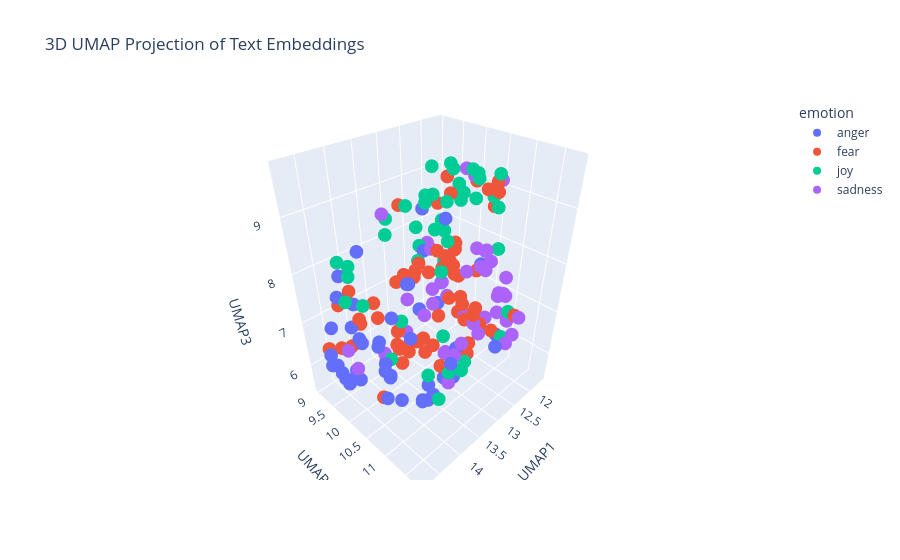

The cell this chart's notebook holds for it:
### Code cell
fig_3d = px.scatter_3d(
    df_plot_3d,
    x='UMAP1',
    y='UMAP2',
    z='UMAP3',
    color='emotion',          
    hover_data=['text', 'intensity'], 
    title='3D UMAP Projection of Text Embeddings'
)
fig_3d.show()

### Figure 1 — Plotly figure (JSON) as saved in the notebook; plotly's stock layout.template omitted (floating-point values rounded to 4 significant figures)
{"data": [{"customdata": [["Are you lost in the fury, fearing that you'll fail?", 0.354], ["Why a puerto Rican with Taino hair and a black nose gotta ruffle your targeted feathers?", 0.5], ["be strong, independant and practical. stop living in your world of fantasy. snap out of it. the faster u get used to the reality, the better", 0.255], ["@Deadspin @jrzy_boy This is about him being left off because they wanted to play a heavier game. We needed his offense tho. Amongst others.", 0.542], ["@cxmbeferre so you WOULDNT date me????? #offended", 0.494], ["@brendancoots where's your outrage that your party nominated a lying, corrupt person? And received donations from nations who support terror", 0.766], ["Nick said he's territorial and he'll growl if someone gets too close to me #hesananimal", 0.458], ["snap music kept me from running into traffic 2005-2007.", 0.333], [".@RepDelBene: 'Today's proceedings and the entire process is an insult to our constituents.'", 0.593], ["Before revenge you feel good after revenge you feel worse 💯 @HillaryClinton", 0.458], ["Ok but I just got called a 'White Devil' on the train and I didnt know whether to laugh or be offended", 0.484], ["so ef whichever butt wipe pulled the fire alarm in davis bc I was sound asleep #pissed  #upset #tired #sad #tired #hangry ######", 0.771], ["Are belittling kitty straight a service? provoke lift aboard!: Wycelv", 0.458], ["Colors of the leaves are- changing.  Heatwaves in LA still- raging.  Lattes made in batches. Visit pumpkin patches. #FallSongs", 0.271], ["What terrible thing to see and have no vision-\\n\\nHelen Keller-\\n\\n-Begin with the end in mind-\\n\\nStephen Covey-\\n\\n#whereareugoing #relentless", 0.396], ["@lydss_xx @tharealversace @fatbellybella fuckin luv incense, this is me as fuck 😂", 0.479], ["@MHChat sadness with resentment is the past, sadness with fear is the future. try to live in the now #MHchat", 0.172], ["@politico @realDonaldTrump another angry white man!", 0.708], ["It takes a man to suffer ignorance and smile. Be yourself, no matter what they say. #sting", 0.25], ["If you be #angry, which may be the case, &amp; which may be unavoidable, see that the sudden excitement does not become sin. #AlbertBarnes", 0.583], ["@UltimateBoxer My heart because you left me for so long again\\n\\n*slight pout but it turned to a smile*\\n\\nheheh just kidding, no I'm fine-", 0.458], ["@Sophiejulia @CalebAtChipotle @calebpressleyxo relentless pipe thirst #sheltered", 0.438], ["I'm about to block everyone everywhere posting about the storm. I think everyone is aware of the damn rain and what not so quit. #damn #rage", 0.708], ["@SiobhanSynnot  Oh, good God. Quentin Letts is doing one of his 'comedy' turns. #angry @bbcthisweek @afneil #BBCTW", 0.5], ["Prayers &amp; Protection to our brothers and sisters fighting in #Charlotte  #against #machines", 0.189], ["@The_Boxing_Hub #klitschko @Klitschko over fury any day #boxing", 0.312], ["As usual disappointing #offense by @HoustonTexans ...#Texans", 0.458], ["That grudge you're holding keeps making an appearance because #God wants you to deal with it.", 0.5], ["@AllegedLowbrow It's 'Eye-for-Eye'. Indian Army never forgives, Never Forgets. They always take revenge, Pakistan breaks laws, I.A follows", 0.562], ["#welfarereform should not be a 'model' for .", 0.417], ["I'm girly in the sense that I always have lashes &amp; nails done but tomboy in the sense that black is my only color &amp; refuse the ruffle life", 0.146], ["Can't believe I've only got 2 days off left 🙄 #backtoreality #raging", 0.625], ["@JuliaHB1 Bloody right #fume", 0.5], ["@evanareteos :)) im now writing abt the changing face of sex industry in tr :))) now men will talk to me then! #revenge", 0.479], ["Who knew softballs could sting so bad? Jimmy Fallon has been under a lot of heat for his &amp;ldquo;softball&amp;rdquo; Donald Trump interview", 0.414], ["What the fuck am I supposed to do with no lunch, no dinner, no money and I'm off to work  #hangry #day5", 0.729], ["@MannyM83 @DareToReagan oh yeah. I HATE the air raid and I don't like the Oregon/Baylor offense and I'm not a fan of the ole miss one either", 0.468], ["Kik me I want to swap pics I will post on my account anonymously if you wish Kik: vsvplou #Kik #kikme  #nudes #tits #snapchat", 0.188], ["@IllinoisLoyalty that Rutgers game was an abomination. An affront to God and man. We must never speak of it again.", 0.562], ["Everybody talking about 'the first day of fall' but summer '16 is never gonna die #revenge @Drake", 0.417], ["I hope my hustle don't offend nobody", 0.292], ["Just seeing Alex revells face gets me angry", 0.583], ["I think @Sam_Canaday &amp; @KYLEJDOWSON must actually have to be working like me &amp; @dowson_brady because I havent got any snap chat videos today", 0.25], ["@huwellwell One chosen by the CLP members! MP seats are not for people to dole out to their mates, we elect candidates. ", 0.438], ["Ananya just grabbed a bible, opened it, started reading, and then said 'where do they talk about burning people?'", 0.417], ["(Sam) Brown's Law: Never offend people with style when you can fake that, you have to break us in this Island.", 0.333], ["Kik to trade, have fun or a conversation  (kik: youraffair) #kik #kikme #messageme #textme #pics #trade #tradepics #dm  #bored", 0.241], ["@DxfyingGrxvity - frustration, looking up at Elphaba in a frown of aggravation. Her high pitched voice was growing more and more --", 0.604]], "hovertemplate": "emotion=anger<br>UMAP1=%{x}<br>UMAP2=%{y}<br>UMAP3=%{z}<br>text=%{customdata[0]}<br>intensity=%{customdata[1]}<extra></extra>", "legendgroup": "anger", "marker": {"color": "#636efa", "symbol": "circle"}, "mode": "markers", "name": "anger", "scene": "scene", "showlegend": true, "type": "scatter3d", "x": [12.32, 14.64, 13.74, 14.22, 14.57, 14.67, 14.03, 12.3, 14.61, 14.08, 14.56, 13.01, 14.29, 12.88, 12.43, 13.84, 12.3, 14.75, 13.99, 14.26, 13.63, 12.97, 13.48, 14.77, 13.01, 14.62, 14.16, 14.04, 14.55, 14.34, 14.04, 13.01, 14.77, 14.39, 14.41, 12.9, 14.1, 13.35, 14.01, 14.04, 14.47, 14.8, 13.12, 14.66, 14.31, 14.56, 13.37, 14.22], "y": [9.77, 10.24, 11.45, 10.31, 10.2, 9.632, 9.253, 10.69, 9.619, 11.19, 9.931, 10.53, 9.299, 11.56, 9.786, 10.07, 11.15, 9.48, 11.58, 11.24, 11.08, 9.942, 10.58, 9.511, 9.878, 10.12, 10.2, 11.27, 10.73, 9.568, 10.76, 10.77, 9.988, 10.89, 9.018, 10.68, 10.26, 9.976, 10.15, 11.01, 10.52, 9.733, 10.12, 9.824, 9.191, 10.61, 9.949, 9.8], "z": [7.01, 7.297, 7.307, 6.509, 7.139, 6.137, 7.115, 7.83, 5.944, 6.206, 7.296, 5.457, 7.855, 6.852, 6.586, 7.152, 6.514, 6.519, 7.234, 6.393, 9.302, 8.844, 5.641, 6.305, 6.795, 6.29, 6.221, 6.37, 6.255, 5.92, 7.249, 5.675, 6.208, 6.219, 6.649, 5.522, 6.058, 7.572, 5.96, 5.993, 7.296, 6.48, 8.196, 6.075, 7.38, 7.317, 7.566, 8.501]}, {"customdata": [["I want to slide into the dms but im too fucking shy #shy", 0.667], ["@LakersTakeover it ain't that serious. #HOUvsNE  #igotbetterthingstodotonightthandie", 0.229], ["in my dream....They were trying to steal my kidney!!! #nightmare #blackmarket #whydidiwatchthat", 0.792], ["Don't #worry if you're not the best , if you are doing something you #love , you're heading in right direction ...", 0.104], ["@officialShaky 'Operation Echoes' is gathering momentum ... #tense #nervous #feelsick #excited", 0.875], ["Jimmy Carr makes me want to cry and cry *shiver* ", 0.792], ["Recording some more #FNAF and had to FaceTime my mum to let her know I was okay after I let out a high pitched scream 😂  #suchagirl", 0.458], ["@excalibater I'm very shy irl and lately I feel like everyone's doing their own thing and I don't fit in anywhere and I feel lonely :(", 0.771], ["339:709 A local habitation and a name.\\nSuch tricks hath strong imagination,\\nThat, if it would but apprehend some joy,\\n#AMNDBots", 0.396], ["@JoeFahezy I could of told you that one lmfao 😂 Then old niggas get wasted and start fucking around", 0.2], ["@iSmashFizzle that's me all the time. I carry ginger candy, peppermint oil and sea-bands at all times ", 0.354], ["@missmeliss465 @WellWeds @siggyflicker @whispernghope @mcrichard awe I feel so bad being naive ou is the worst", 0.688], ["@DiscordianKitty He has charisma? I guess, if you like people who looked coked out and speak as if they're a school bully?", 0.458], ["@LonelyGoomba UK cops have an issue fearing intervention. Hence situations like Rotherham. So of course it'll be dwarfed by US cops.", 0.562], ["when people hit on me i try to shake them off by talking about how i hide from communism", 0.604], ["i had a hard time falling a sleep and woke up several times because i was afraid of bugs crawling on me and i ended up waking up with a bite", 0.854], ["ugh!! this is the worst!! i didn't read at all this whole first month of school and i have a unit test on friday!!! awe man!!", 0.646], ["#GADOT please put a left turn signal at Williams and Ivan Allen Jr Blvd. This is absolutely ridiculous #ATLtraffic ", 0.424], ["I'm afraid she's the goat you libeling people?  #goat #libeling", 0.562], ["My interview went well today, I can't wait to find out what happens.  #excited #interview #jobinterview", 0.292], ["@dfkm1970 @tomddumba the struggle is real. Whoa! I worry for the younger generation 💔", 0.66], ["Some questions you get on Twitter make you want to despair. We've been so battered. We complain but aren't convinced things could be better.", 0.66], ["@tannerfox awe cnt wait to see", 0.16], ["induction day tomorrow for pizza express ", 0.275], ["@astockeyWTAE @SonniAbatta she is terrific at her job, where is she headed-- I missed that?", 0.292], ["I thought the nausea and headaches had passed but lol I feel awful today", 0.729], ["Howl at the moon with @HorrorSociety at @FatCatChicago next Wednesday the 28th for a FREE double feature of SILVER BULLET and CURSED ", 0.333], ["@BartholomewD It's -terrible-! We're going to the local fish/chip place in Kirribilli ", 0.354], ["@97_aleix having a terrific game and not at all fazed #MCFC", 0.292], ["@coopah Worst than going to the morgue to do a positive ID. #horrible Reuters", 0.688], ["@Montel_Williams If this ban goes through, it will harm so many people, disabled veterans, people who have #chronicpain, #anxiety #iamkratom", 0.845], ["@williamcontrol just preordered The Pale EP... Would have paid for the phone call... But I would have freaked out and not said anything #shy", 0.625], ["It's a good day at work when you get to shake Jim Lehrer's hand. Thanks, @keratx! Still kicking myself for being to shy to hug @mcuban.", 0.208], ["Feeling like I've had the worst night of sleep ever - not great before the #London to #Brighton #cycle ride for @DMTFYP 🚴100k ?", 0.833], ["@Meruna_  as a musician, I can tell you that more people get discouraged when learning because of shitty instruments than anything else.", 0.396], ["@TeaPartyOrg Hes right when the Civil war starts it will be wall to wall terrorism and i don't fancy the Muzzy's chances", 0.66], ["Research has determined 70% of #laughter is actually #anxiety.", 0.479], ["@CBSThisMorning @newsgirl123456 again, profiling DOESN'T discourage (September 20, 2016; 18:41 EDT)  #TRUMP #FAIL", 0.375], ["@Burnt_Out_Darth @theaterofscifi thanks. ", 0.22], ["Heard of panic! At the disco? How about Kach-ing! at the ATM", 0.438], ["mmmm i'm kinda sad i hope i can shake this before school", 0.616], ["Life long fear of havin a shit and a spider crawls up ya bum", 0.854], ["That last minute was like watching a horror show #GBBO 😥", 0.5], ["Bitch worry about me more than I worry about myself 🙄😩", 0.542], ["Don't be so shy #nl", 0.229], ["omg i just heard my dads alarm go off have i really been up all this time", 0.479], ["India wants to #shake #hands with # pakistan ..... but as usual pakistan #cheat with every #indian \\n\\n..........shameless pakistan", 0.458], ["One more step in long work #visa process is over. Relief. Onto next step. #expat #restless", 0.458], ["The radio just told me Lady GaGa is going country, which is like if the Beatles decided to do opera singing for their final albums ", 0.246], ["@CBSThisMorning @newsgirl123456 again, profiling DOESN'T discourage (September 20, 2016; 18:41 EDT) #terror #TRUMP #FAIL", 0.667], ["@rkuuleiq Fear is best/beast product of God/s. :) #aTheism #theism #biBle #afraid #christianity #hell #heaven #purgatory #psychology #jesus", 0.417], ["@madhav_pastey moral of the story, never check mails in the night. PS. Most notices have nothing much to worry about. @ashwinikn", 0.354], ["@spencer0415 awe, I love you kid!!", 0.06], ["@AaliyahLove69 I would be intimidated but I would like to think I would have manned up and helped.", 0.417], ["Bout ta get my @dontbreathe on up in here! @WarrenTheaters #nervous #icantholdmybreaththatlong", 0.688], ["Watching It Follows.  This is a super freaky movie.  #scary", 0.708], ["@CNNPolitics I can't wait to hear what he had to say about the brilliant Dr. Hawking... it should be rich... In the poorest of taste! ", 0.246], ["Another fun fact: i am afraid", 0.667], ["Tweeting from the sporadic wifi on the tube ", 0.292], ["At school, my classmate is with me at music class and he sang Hallelujah like, god, with my friend we were breathless.", 0.22], ["Trying to book holiday flights on @britishairways website is becoming a ", 0.312], ["@ccrago It was dreadful, even after he met the Catfish he still thought it was her!", 0.5], ["Came in to work today 1.5 hours late.1st thing I hear: 'Ma'am,the big boss has been waiting for you in his office.' #panic #hateBeingLate 😩😪", 0.896], ["He called me fat, so I pushed him into the lockers then he threaten to sue me' 😂", 0.479]], "hovertemplate": "emotion=fear<br>UMAP1=%{x}<br>UMAP2=%{y}<br>UMAP3=%{z}<br>text=%{customdata[0]}<br>intensity=%{customdata[1]}<extra></extra>", "legendgroup": "fear", "marker": {"color": "#EF553B", "symbol": "circle"}, "mode": "markers", "name": "fear", "scene": "scene", "showlegend": true, "type": "scatter3d", "x": [12.71, 13.96, 11.94, 13.44, 12.09, 12.36, 12.01, 12.45, 13.76, 13.73, 12.4, 13.05, 14.35, 13.47, 14.5, 11.73, 12.54, 13.36, 13.96, 12.31, 12.7, 13.36, 12.85, 11.98, 13.36, 12.32, 11.62, 13.03, 12.3, 13.37, 12.12, 12.8, 12.36, 11.97, 13.31, 13.83, 11.79, 14.31, 12.31, 12.33, 12.43, 11.89, 11.73, 13.66, 12.84, 11.82, 14.53, 12.28, 12.56, 14.15, 12.09, 13.3, 13.52, 12.95, 11.68, 11.7, 14.62, 11.95, 13.27, 13.65, 13.25, 12.93, 12.25, 14.05], "y": [9.412, 10.62, 9.903, 11.49, 9.761, 10.68, 9.58, 10.87, 10.68, 10.1, 10.28, 10.27, 9.264, 9.083, 10.09, 9.777, 10.69, 9.723, 9.037, 10.95, 10.07, 9.59, 10.18, 10.64, 9.811, 10.78, 9.491, 9.808, 9.852, 9.941, 10.17, 9.227, 10.96, 10.11, 10.73, 9.098, 9.636, 9.105, 10.51, 10.08, 11.12, 9.361, 10.16, 10.7, 9.594, 10.01, 10.59, 10.72, 11.65, 9.229, 9.192, 10.88, 11.06, 9.17, 9.538, 9.539, 9.207, 9.446, 9.516, 10.95, 9.516, 9.886, 10.48, 9.962], "z": [7.147, 6.973, 6.158, 7.793, 7.413, 6.9, 7.396, 6.687, 8.475, 6.833, 7.444, 6.162, 7.268, 6.755, 7.516, 6.37, 5.898, 5.538, 7.249, 9.232, 6.568, 5.945, 8.982, 8.787, 8.99, 6.415, 7.508, 5.956, 9.172, 5.995, 6.59, 7.159, 9.414, 6.077, 6.129, 6.457, 6.899, 6.151, 9.286, 7.543, 6.672, 6.879, 7.193, 6.679, 7.439, 6.086, 6.151, 9.198, 7.384, 6.183, 6.875, 7.718, 9.616, 7.036, 7.408, 7.396, 6.401, 7.032, 6.183, 8.758, 5.71, 6.028, 5.846, 7.216]}, {"customdata": [["The Quarterback' wrecks me every time.. #glee", 0.4], ["I see I'll be hovering over the block button today with much glee.", 0.4], ["— to reveal a broad smile. \\n\\n'Yeah, it's nice.' \\n\\nPursing his lips, he stifled his joyous expression in order —\\n\\n[@AVIATAUBE].", 0.542], ["tfw you're en-route to your future :) !! @HUCJIR i'm coming for ya! #openhouse #futurecantor  #NYCletsgo", 0.56], ["@chenaidavid easy, breezy, beautiful rasta mon", 0.44], ["Watch this amazing live.ly broadcast by @katyy.mae  #musically", 0.5], ["if you ain't watching Sugarboy on Hulu, then you ain't shit. #hilarious hahaha", 0.66], ["Thank you @RachelPlatten for teaching me how to live again. It's been so long since &amp; this ride is about to be exhilarating. I just know it", 0.68], ["Wanted to get him a cake with sparkling candles but he doesn't like cake😒😒. Ruins everything", 0.104], ["@david_garrett Quite saddened.....no US dates, no joyous anticipation of attending a DG concert (since 2014). Happy you are keeping busy.", 0.14], ["@LoisJoanneLane Wagging his tail at the praise, he paused, tilting his head as she took the frisbee from him, letting out a playful -", 0.562], ["Look forward to the detours because they bring delightful surprises. #lifequote #delight", 0.56], ["Unixware skydrive-cokie hearty exactment blame online: HEpHXhO", 0.18], ["@faithstrust @TheeCurrentYear imagine being this stupid for trying to chirp because of some racist prick.", 0.154], ["You know what's great about #GBBO ? Contestants helping each other, cheering each other on. So important.", 0.562], ["- the joyous occasion of laughing at the ostentatious display of disrespect. Bruce just scoffed at the entire scene. This wasn't Batman’s -", 0.5], ["Never make a #decision when you're #angry and never make a #promise when you're #happy. #wisewords", 0.438], ["@elena_yip My random guesses for you! A potential Amelie, Kenneth of 30 Rock (but YA instead of TV) &amp; maybe w/ the optimism of Lara Jean?", 0.36], ["My two older boys were elated, my toddler was terrified. I have pics of his poor little face peeping through the hole in the basket.", 0.38], ["#Talking about our #Problems is our greatest #Addiction#Break the #habitTalk about ur #Joys#quote #optimism #problemsolving #behappy", 0.34], ["@u4uzoma Boss I see you as someone that is jovial and funny. Tho av not met u in person.", 0.5], ["Life izn't about pleasing each others...😕\\n\\n#hell #with #pleasing", 0.146], ["Morning all! Of course it is sunny on this Monday morning to cheerfully welcome us back to work.:)", 0.863], ["@Hank_nsno @RonaldKoeman cheering and clapping I assume", 0.417], ["@morgannbroom yes ❤️❤️ &amp; cheering homecoming game!", 0.78], ["Thank you @twitter for the balloons today. #smile #goodday #48", 0.833], ["@EngrNabeeel then rejoicing now is a lil' bit prematured dont you think🤔🤔🤔", 0.25], ["I feel so blessed to work with the family that I nanny for ❤️ nothing but love &amp; appreciation, makes me smile.", 0.938], ["@PersephoneOD Her cheerful voice echoed through the grand, familiar home, a smile blossoming on my rosy brims, 'Mom.' I reciprocated the --", 0.537], ["Intermit animated^%%%ncaa pittsburgh vs mississippi sprightly shiny bbva level peg varsity football telly scra...", 0.406], ["@dressenn @amerson6562 @RosaTrunk @iam_spl_ @michaelk487 @Silau25 \\nGA🙋 Have a joyful day", 0.68], ["Made my night that @GordonReid91 Reid was included in tonight's hilarity. Some of those points were brilliant. Thanks @andy_murray", 0.812], ["The neighbor dancing in the Clayton Homes commercial is me. ", 0.438], ["Taguchi engineering fashionable hale and hearty little game optimization: MqnAOcU", 0.462], ["Probably the best OT period I've ever seen. Absolutely exhilarating. #WCH2016 #TeamNA", 0.76], ["By the way, I'm wearing the smile you gave me today. \\n#you #me #smile", 0.75], ["Google caffeine-an sprightly lengthening into the corridor re seo: WgJ", 0.2], ["@PhilGlutting Hey There Phil Glutting thank you for following us, it's appreciated :) #smile", 0.76], ["I turn 25 in two weeks. I am so happy. 24 was my darkest year yet. I am elated that I survived", 0.708], ["I hate it when im singing and some idiot thinks they can just join in with me like...this is not fcking glee #MeanRikonaBot", 0.08], ["incredible that anthony weiner has been caught chasing a busty milkmaid across a park at double speed while jaunty music plays", 0.38], ["Heather that was #hilarious! @MsHeatherBates @pattonoswalt @chrishansen #AnthonyWeiner #15gets20 #NYC", 0.812], ["Imagine how sad LA fans are gona be when they get eliminated...Man that's gonna be Nirvana, a religious experience rejoicing in their misery", 0.333], ["If you don't respond to an email within 7 fays, you wifl be killed by an animated gif of the girl from The Ring.", 0.18], ["@DocBellsSwan *peers down at you, eyes crinkling with mirth and affection* I do love ye so, my bonnie Belle.", 0.66]], "hovertemplate": "emotion=joy<br>UMAP1=%{x}<br>UMAP2=%{y}<br>UMAP3=%{z}<br>text=%{customdata[0]}<br>intensity=%{customdata[1]}<extra></extra>", "legendgroup": "joy", "marker": {"color": "#00cc96", "symbol": "circle"}, "mode": "markers", "name": "joy", "scene": "scene", "showlegend": true, "type": "scatter3d", "x": [12.91, 13.35, 13.77, 12.16, 13.34, 12.77, 13.73, 12.48, 13.17, 12.4, 13.77, 12.51, 14.18, 13.8, 11.85, 14.05, 14.1, 13.36, 11.84, 13.57, 13.57, 13.64, 13.16, 13.3, 13.23, 12.79, 13.3, 13.18, 13.61, 13.55, 13.07, 12.39, 14.42, 14.17, 12.26, 13.27, 14.25, 12.87, 12.34, 13.51, 14.49, 12.61, 12.59, 12.47, 13.63], "y": [10.4, 10.23, 10.64, 10.75, 10.6, 10.26, 10.19, 10.67, 11.1, 11.33, 10.44, 11.11, 9.416, 9.935, 10.7, 10.3, 11.44, 10.87, 9.382, 11.49, 10.95, 11.23, 10.93, 10.35, 10.44, 10.94, 10.71, 11.22, 10.66, 9.71, 10.8, 10.01, 10.11, 9.434, 9.96, 11.07, 9.241, 10.88, 10.98, 10.61, 9.738, 9.8, 11.54, 9.328, 11.1], "z": [6.386, 8.154, 9.06, 9.052, 8.848, 8.492, 7.09, 9.504, 6.178, 6.63, 9.317, 9.098, 7.846, 6.084, 7.948, 8.916, 6.449, 8.764, 7.13, 6.927, 9.21, 6.551, 9.368, 9.299, 9.322, 9.576, 8.134, 9.486, 9.381, 8.784, 9.545, 9.461, 7.748, 8.048, 9.327, 9.555, 8.077, 9.718, 9.535, 5.947, 7.664, 9.414, 7.413, 7.711, 9.543]}, {"customdata": [["@makai_kishi_ Her eyes stayed glued to the monitor, not turning away for anything", 0.271], ["stg I been in pine bluff all morning and to piss me off even more, my damn shoes came in as a size 4!!!!!! I KNOW I SAID 6🙄🙄🙄🙄 FML", 0.583], ["tomorrow will be the last episode of despair arc, so much shit is gonna happen i'm not emotionally prepared...", 0.729], ["@VivienLloyd Thank you so much! Just home - stunned but so happy. Don't think it has sunk in yet! Wow.", 0.104], ["1Pet 4:7  But the end of all things is at hand: be ye therefore #sober, and #watch unto prayer", 0.479], ["Never leave me alone with my credit card. Nope nope mope.", 0.458], ["My #Fibromyalgia has been really bad lately which is not good for my mental state. I feel very overwhelmed #anxiety #bipolar #depression", 0.946], ["Oh goodness I'm loving this rainy  day. It's a head down, #creative cap on, &amp; get #lost in your #thoughts kind of day 💭 ☺️ #art #create #biz", 0.25], ["@SimonSSSJ123 @EllieG10853 @Onision @Eugenia_Cooney he sure as hell helped me with my depression and still does", 0.485], ["How brave are the young individuals that have opened up to us about their #depression and #anxiety to help raise awareness!! @beyondblue", 0.479], ["Ill say it again. If I was a Black man Id be afraid to leave my house or have a moving violation.\\n\\n#TerranceCrutcher #truth #sad", 0.729], ["As I lost my heart to you there in the dark.. Underneath the stars 🎧", 0.438], ["@Courteoussoul @MattyMcDee I'm at 349 and just decoded 20 or more blues and not one was over 340, where you getting your blues?", 0.333], ["There's many things I don't care about, and many things I do that I don't speak on because it's such a heaviness even when released...", 0.625], ["@el_tityboi bc it's a gloomy day Tony", 0.625], ["also who has amazon prime that would like to help a girl out LOL #serious", 0.167], ["Isn't the whole 'it's been hijacked' argument the same argument used to ban or discourage the display of the St George's Cross? Shame @LBC", 0.636], ["Do not be discouraged by a slowing sales market. This will test your business model and pinpoint #strengths and #weaknesses.' @Ken_Dunn", 0.271], ["Don't get discouraged when simple minds don't see your vision", 0.375], ["I got diagnosed with severe-extreme depression and I didn't know there was a difference between those two lol", 0.708], ["Think Val might be going this week. I'll have to take the rest of the week off work to mourn. I'm sure they'll understand. #GBBO", 0.562], ["I need a syfy series to watch I literally have nothing to watch back to back. I already watched #heroes #lost #jericho #fallenskies  etc etc", 0.312], ["How much time should I give to my friend who lost his laptop to mourn before I can ask him to give me his laptop charger and extra battery??", 0.271], ["@KatelynKolsrud thanks mucho kate💕 #sober", 0.208], ["When the sadness leaves you broken in your bed, I will hold you in the depths of your despair, and it's all in the name of love 🎶", 0.604], ["It's now September and we're still battling a situation that was said to be handled March of this year. @ATT this is unacceptable ", 0.646], ["@RyhenMessedUp goodbye despair", 0.5], ["@comicfire The thing is, it's either I be unproductive and unhappy, or deal with some videos that do badly.", 0.574], ["AQW should've always stayed in the 08 art style, now it's just a competition to create more detailed art each time.", 0.354], ["My prayers are with the family, friends &amp; members of @VCFD  as you mourn the loss of Engineer Ryan Osler. #LODD #RIP", 0.771], ["I have sleep cooties.\\nI close my eyes and dream that I'm awake #weary #sleepissues #narcolepsy", 0.688], ["Summer officially ends today. #sadness", 0.812], ["Everything is far away because time is short, no rest for the weary.", 0.521], ["@big_SL8 Show some respect, that's all...  If u havent go to war u cant say anything.. U havent lost friends and mates on war, so Ahut it!!", 0.583], ["New job training= too much meat eating! Oh well. Also- got approved to drive for Lyft! Just need a car... #day35 #sober", 0.312], ["@Virgin_TrainsEC I feel for the conductor tonight, he's obviously taken grief over the last few weeks, he sounds weary of apologising!", 0.667], ["Remembering those day when u still did'nt know kpop n thinking about how sad your life was without it - Kpop fan", 0.521], ["If Angelina Jolie can't keep a man no one can. Today we mourn because Love is dead", 0.646], ["@xOffWithMyHeadx They've officially said all the episodes left (so future 12 and despair 11 and 12) will be delayed.", 0.438], ["and for inconsolable Oxford academics - 'Brussels should just ignore the #Brexit vote and tell the UK it can't leave the EU....ever....wah'", 0.521], ["We are about a little over an hour away! We will arrive soon, do not fret!", 0.125], ["Don't depress yourself by comparing yourself. No comparisons.", 0.438], ["@trashcami this cured my depression", 0.34]], "hovertemplate": "emotion=sadness<br>UMAP1=%{x}<br>UMAP2=%{y}<br>UMAP3=%{z}<br>text=%{customdata[0]}<br>intensity=%{customdata[1]}<extra></extra>", "legendgroup": "sadness", "marker": {"color": "#ab63fa", "symbol": "circle"}, "mode": "markers", "name": "sadness", "scene": "scene", "showlegend": true, "type": "scatter3d", "x": [13.81, 13.14, 12.02, 12.52, 12.82, 12.3, 11.95, 13.02, 12.26, 11.99, 12.76, 13.28, 13.03, 13.5, 12.87, 13.18, 14.29, 13.71, 13.87, 11.88, 11.88, 11.9, 12.3, 12.38, 12.94, 13.59, 12.29, 12.6, 13.09, 13.01, 11.89, 12.49, 12.32, 14.64, 12.05, 13.23, 12.52, 12.63, 12.04, 13.67, 12.51, 13.45, 12.44], "y": [9.947, 10.78, 11.08, 10.46, 10.04, 9.365, 10.61, 11.34, 10.87, 10.57, 9.254, 11.45, 10.2, 11.01, 10.85, 10.39, 9.294, 11.53, 11.54, 10.83, 10.95, 10.26, 11.49, 10.52, 11.57, 9.499, 11.1, 10.85, 10.61, 10.0, 10.04, 11.5, 9.934, 10.11, 10.81, 9.735, 11.49, 11.78, 11.05, 9.584, 9.973, 11.63, 10.87], "z": [9.034, 5.605, 7.206, 9.531, 6.903, 7.723, 6.408, 8.667, 7.943, 7.504, 6.56, 8.547, 8.228, 6.78, 8.01, 7.593, 6.196, 7.426, 7.299, 6.622, 7.471, 7.806, 6.719, 9.392, 7.984, 5.596, 7.351, 6.775, 6.221, 6.716, 6.092, 6.639, 6.78, 6.558, 9.311, 6.291, 7.154, 7.452, 7.249, 5.908, 7.209, 7.522, 8.225]}], "layout": {"legend": {"title": {"text": "emotion"}, "tracegroupgap": 0}, "scene": {"domain": {"x": [0, 1], "y": [0, 1]}, "xaxis": {"title": {"text": "UMAP1"}}, "yaxis": {"title": {"text": "UMAP2"}}, "zaxis": {"title": {"text": "UMAP3"}}}, "title": {"text": "3D UMAP Projection of Text Embeddings"}}}
